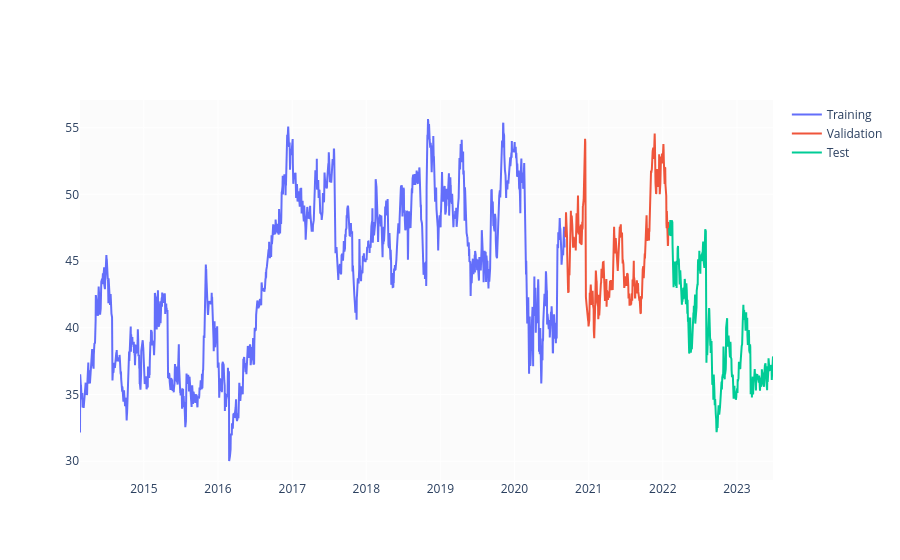

Source (notebook cell):
### Code cell
test_size  = 0.15
valid_size = 0.15

test_split_idx  = int(df.shape[0] * (1-test_size))
valid_split_idx = int(df.shape[0] * (1-(valid_size+test_size)))

train_df  = df.loc[:valid_split_idx].copy()
valid_df  = df.loc[valid_split_idx+1:test_split_idx].copy()
test_df   = df.loc[test_split_idx+1:].copy()

fig = go.Figure()
fig.add_trace(go.Scatter(x=train_df.Date, y=train_df.Close, name='Training'))
fig.add_trace(go.Scatter(x=valid_df.Date, y=valid_df.Close, name='Validation'))
fig.add_trace(go.Scatter(x=test_df.Date,  y=test_df.Close,  name='Test'))
fig.show()

### Figure 1 — Plotly figure (JSON) as saved in the notebook; plotly's stock layout.template omitted (floating-point values rounded to 4 significant figures; data arrays with more than 128 entries replaced by an {"elided": "..."} marker saying what was removed)
{"data": [{"name": "Training", "type": "scatter", "x": {"elided": "1649 str values"}, "y": {"elided": "1649 float values"}}, {"name": "Validation", "type": "scatter", "x": {"elided": "353 str values"}, "y": {"elided": "353 float values"}}, {"name": "Test", "type": "scatter", "x": {"elided": "353 str values"}, "y": {"elided": "353 float values"}}], "layout": {}}
